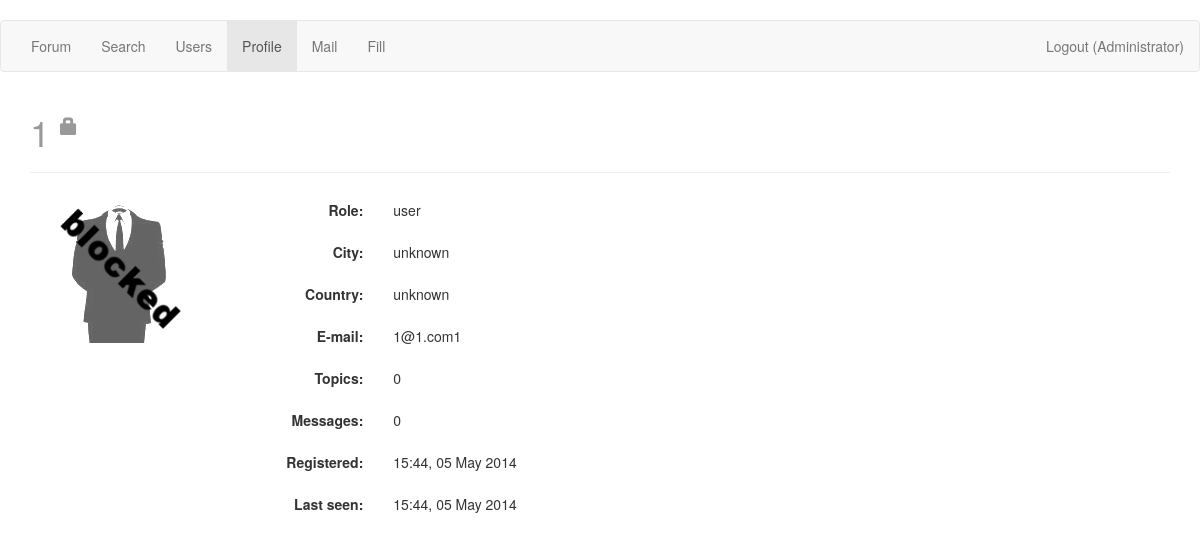
The app's page /profile/5 (signed in) with its own data.
### app/models.py (models this page shows, shortened)
class User(db.Model):
    __tablename__ = 'User'
    id = db.Column(db.Integer, primary_key=True)
    login = db.Column(db.Text, unique=True, nullable=False)
    password = db.Column(db.Text, nullable=False)
    confirm_code = db.Column(db.Text)
    active = db.Column(db.Boolean, default=False)
    role = db.Column(db.Integer, default=2, nullable=False)
    email = db.Column(db.Text, nullable=False)
    city = db.Column(db.Text, default='unknown')
    country = db.Column(db.Text, default='unknown')
    db_avatar = db.Column(db.Boolean, default=False)
    topic_count = db.Column(db.Integer, default=0)
    message_count = db.Column(db.Integer, default=0)
    reg_date = db.Column(db.DateTime, default=datetime.utcnow, nullable=False)
    last_seen = db.Column(db.DateTime, default=datetime.utcnow, onupdate=datetime.utcnow, nullable=False)
    def is_authenticated(self):
        return(True)
    @property
    def avatar(self):
        if self.db_avatar:
            if self.active:
                return('/static/avatar/user_%s.png' % self.login)
            else:
                return('/static/avatar/user_%s_blocked.png' % self.login)
        else:
            if self.active:
                return('/static/avatar/system_anonymous.png')
            else:
                return('/static/avatar/system_anonymous_blocked.png')
    @property
    def unread_mail(self):
        count = 0
        for message in self.mail_all.filter(Mailbox.directory=='0'):
            if not message.read:
                count += 1
        return(count)

### app/views.py (the view)
@app.route('/profile/<user_id>')
def user_profile(user_id):
    user = User.query.get(user_id)
    if not user:
        abort(404)
    return(render_template('profile.html',
        user=current_user,
        profile=user))

### app/views.py (called while the page is built)
@lm.user_loader
def load_user(id):
    return(User.query.get(int(id)))

### app/templates/profile.html (shortened to what this page needs)
﻿{% extends "base.html" %}
{% block content %}
<h1{% if not profile.active %} class="text-muted"{% endif %}>{{profile.login}}
{% if user.role < 2 and profile.active and user != profile %}
<a href="{{url_for('block_user', user_id=profile.id)}}"><sup><small><i class="glyphicon glyphicon-lock"></i></small></sup></a>
{% elif user.role < 2 and not profile.active and user != profile %}
<a href="{{url_for('unblock_user', user_id=profile.id)}}"><sup><small><i class="glyphicon glyphicon-lock"></i></small></sup></a>
{% endif %}</h1>
<hr>
<form class="form-horizontal" role="form" action="" method="post" enctype=multipart/form-data>
    <div class="col-md-2">
        <img src="{{profile.avatar}}">
    </div>
    <div class="col-md-10">
        <div class="form-group">
            <label class="col-md-2 control-label">Role:</label>
            <div class="col-md-3">
                <p class="form-control-static">
                    {% if profile.role == 0 %}
                    admin
                    {% elif profile.role == 1 %}
                    moderator
                    {% else %}
                    user
                    {% endif %}
                </p>
            </div>
        </div>
        <div class="form-group">
            <label class="col-md-2 control-label">City:</label>
            <div class="col-md-3">
                <p class="form-control-static">
                    {{profile.city}}
                </p>
            </div>
        </div>
        <div class="form-group">
            <label class="col-md-2 control-label">Country:</label>
            <div class="col-md-3">
                <p class="form-control-static">
                    {{profile.country}}
                </p>
            </div>
        </div>
        <div class="form-group">
            <label class="col-md-2 control-label">E-mail:</label>
            <div class="col-md-3">
                <p class="form-control-static">
                    {{profile.email}}
                </p>
            </div>
        </div>
        <div class="form-group">
            <label class="col-md-2 control-label">Topics:</label>
            <div class="col-md-3">
                <p class="form-control-static">
                    {{profile.topic_count}}
                </p>
            </div>
        </div>
        <div class="form-group">
            <label class="col-md-2 control-label">Messages:</label>
            <div class="col-md-3">
                <p class="form-control-static">
                    {{profile.message_count}}
                </p>
            </div>
        </div>
        <div class="form-group">
            <label class="col-md-2 control-label">Registered:</label>
            <div class="col-md-3">
                <p class="form-control-static">
                    {{profile.reg_date.strftime('%H:%M, %d %b %Y')}}
                </p>
            </div>
        </div>
        <div class="form-group">
            <label class="col-md-2 control-label">Last seen:</label>
            <div class="col-md-3">
                <p class="form-control-static">
                    {{profile.last_seen.strftime('%H:%M, %d %b %Y')}}
                </p>
            </div>
        </div>
    </div>
</form>
{% endblock %}

### app/templates/base.html (shortened to what this page needs)
<!DOCTYPE html>
<head>
    <link rel="stylesheet" type="text/css" href="/static/css/bootstrap.min.css">
    <link rel="stylesheet" type="text/css" href="/static/css/custom.css">
</head>
<body>
<div class="navbar navbar-default" role="navigation">
    <div class="container-fluid">
        <ul class="nav navbar-nav">
            <li {% if request.path == '/' or request.path[:6] == '/forum' %}class="active"{% endif %}><a href="{{url_for('forum')}}">Forum</a></li>
            <li {% if request.path[:7] == '/search' %}class="active"{% endif %}><a href="{{url_for('forum_search')}}">Search</a></li>
            <li {% if request.path[:9] == '/userlist' %}class="active"{% endif %}><a href="{{url_for('userlist')}}">Users</a></li>
            {% if user.is_authenticated() %}
            <li {% if request.path[:8] == '/profile' %}class="active"{% endif %}><a href="{{url_for('my_profile')}}">Profile</a></li>
            <li {% if request.path[:8] == '/mailbox' %}class="active"{% endif %}><a href="{{url_for('mailbox')}}">Mail{% if user.unread_mail %} <sup><small>{{user.unread_mail}}</small></sup>{% endif %}</a></li>
            {% endif %}
            {% if user.role == 0 %}
            <li {% if request.path[:8] == '/fill' %}class="active"{% endif %}><a href="{{url_for('fill')}}">Fill</a></li>
            {% endif %}
        </ul>
        <ul class="nav navbar-nav navbar-right">
            {% if user.is_authenticated() %}
            <li><a href="{{url_for('logout')}}">Logout ({{user.login}})</a></li>
            {% else %}
            <li><a href="{{url_for('login')}}">Login</a></li>
            <li><a href="{{url_for('register')}}">Register</a></li>
            {% endif %}
        </ul>
    </div>
</div>
<div class="container">
    {% block content %}{% endblock %}
</div>
</body>
</html>

### records on screen
User: login "Administrator"
User: login "1", city "unknown", country "unknown", email "1@1.com1", topic_count "0", message_count "0", reg_date "15:44, 05 May 2014", last_seen "15:44, 05 May 2014"
